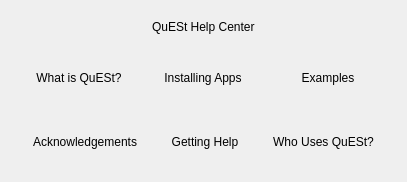
       <widget class="QWidget" name="quest_help_home">
        <layout class="QVBoxLayout" name="verticalLayout_2">
         <item>
          <layout class="QGridLayout" name="gridLayout_2">
           <item row="2" column="0">
            <widget class="QFrame" name="frame">
             <property name="sizePolicy">
              <sizepolicy hsizetype="Preferred" vsizetype="MinimumExpanding">
               <horstretch>0</horstretch>
               <verstretch>0</verstretch>
              </sizepolicy>
             </property>
             <property name="frameShape">
              <enum>QFrame::NoFrame</enum>
             </property>
             <property name="frameShadow">
              <enum>QFrame::Raised</enum>
             </property>
             <layout class="QHBoxLayout" name="horizontalLayout_2">
              <item alignment="Qt::AlignHCenter">
               <widget class="QFrame" name="frame_4">
                <property name="styleSheet">
                 <string notr="true"/>
                </property>
                <property name="frameShape">
                 <enum>QFrame::NoFrame</enum>
                </property>
                <property name="frameShadow">
                 <enum>QFrame::Raised</enum>
                </property>
                <layout class="QVBoxLayout" name="verticalLayout_9">
                 <item>
                  <widget class="QPushButton" name="ack_push">
                   <property name="styleSheet">
                    <string notr="true">font: 600 18pt &quot;Segoe UI&quot;;</string>
                   </property>
                   <property name="text">
                    <string>Acknowledgements</string>
                   </property>
                   <property name="flat">
                    <bool>true</bool>
                   </property>
                  </widget>
                 </item>
                </layout>
               </widget>
              </item>
              <item alignment="Qt::AlignHCenter">
               <widget class="QFrame" name="frame_7">
                <property name="styleSheet">
                 <string notr="true"/>
                </property>
                <property name="frameShape">
                 <enum>QFrame::NoFrame</enum>
                </property>
                <property name="frameShadow">
                 <enum>QFrame::Raised</enum>
                </property>
                <layout class="QVBoxLayout" name="verticalLayout_8">
                 <item>
                  <widget class="QPushButton" name="get_push">
                   <property name="styleSheet">
                    <string notr="true">font: 600 18pt &quot;Segoe UI&quot;;</string>
                   </property>
                   <property name="text">
                    <string>Getting Help</string>
                   </property>
                   <property name="flat">
                    <bool>true</bool>
                   </property>
                  </widget>
                 </item>
                </layout>
               </widget>
              </item>
              <item alignment="Qt::AlignHCenter">
               <widget class="QFrame" name="frame_5">
                <property name="styleSheet">
                 <string notr="true"/>
                </property>
                <property name="frameShape">
                 <enum>QFrame::NoFrame</enum>
                </property>
                <property name="frameShadow">
                 <enum>QFrame::Raised</enum>
                </property>
                <layout class="QVBoxLayout" name="verticalLayout_7">
                 <item>
                  <widget class="QPushButton" name="who_push">
                   <property name="styleSheet">
                    <string notr="true">font: 600 18pt &quot;Segoe UI&quot;;</string>
                   </property>
                   <property name="text">
                    <string>Who Uses QuESt?</string>
                   </property>
                   <property name="flat">
                    <bool>true</bool>
                   </property>
                  </widget>
                 </item>
                </layout>
               </widget>
              </item>
             </layout>
            </widget>
           </item>
           <item row="0" column="0" alignment="Qt::AlignHCenter|Qt::AlignVCenter">
            <widget class="QFrame" name="frame_2">
             <property name="sizePolicy">
              <sizepolicy hsizetype="Preferred" vsizetype="Preferred">
               <horstretch>0</horstretch>
               <verstretch>0</verstretch>
              </sizepolicy>
             </property>
             <property name="frameShape">
              <enum>QFrame::NoFrame</enum>
             </property>
             <property name="frameShadow">
              <enum>QFrame::Raised</enum>
             </property>
             <layout class="QVBoxLayout" name="verticalLayout_4">
              <item>
               <widget class="QLabel" name="label_7">
                <property name="styleSheet">
                 <string notr="true">font: 800 26pt &quot;Segoe UI&quot;;</string>
                </property>
                <property name="text">
                 <string>QuESt Help Center</string>
                </property>
               </widget>
              </item>
             </layout>
            </widget>
           </item>
           <item row="1" column="0">
            <widget class="QFrame" name="frame_3">
             <property name="sizePolicy">
              <sizepolicy hsizetype="Preferred" vsizetype="MinimumExpanding">
               <horstretch>0</horstretch>
               <verstretch>0</verstretch>
              </sizepolicy>
             </property>
             <property name="frameShape">
              <enum>QFrame::NoFrame</enum>
             </property>
             <property name="frameShadow">
              <enum>QFrame::Raised</enum>
             </property>
             <layout class="QHBoxLayout" name="horizontalLayout">
              <item alignment="Qt::AlignHCenter">
               <widget class="QFrame" name="frame_6">
                <property name="styleSheet">
                 <string notr="true"/>
                </property>
                <property name="frameShape">
                 <enum>QFrame::NoFrame</enum>
                </property>
                <property name="frameShadow">
                 <enum>QFrame::Raised</enum>
                </property>
                <layout class="QVBoxLayout" name="verticalLayout_5">
                 <item>
                  <widget class="QPushButton" name="what_push">
                   <property name="styleSheet">
                    <string notr="true">
font: 600 18pt &quot;Segoe UI&quot;;</string>
                   </property>
                   <property name="text">
                    <string>What is QuESt?</string>
                   </property>
                   <property name="flat">
                    <bool>true</bool>
                   </property>
                  </widget>
                 </item>
                </layout>
               </widget>
              </item>
              <item alignment="Qt::AlignHCenter">
               <widget class="QFrame" name="frame_8">
                <property name="styleSheet">
                 <string notr="true"/>
                </property>
                <property name="frameShape">
                 <enum>QFrame::NoFrame</enum>
                </property>
                <property name="frameShadow">
                 <enum>QFrame::Raised</enum>
                </property>
                <layout class="QVBoxLayout" name="verticalLayout_6">
                 <item>
                  <widget class="QPushButton" name="inst_push">
                   <property name="styleSheet">
                    <string notr="true">font: 600 18pt &quot;Segoe UI&quot;;</string>
                   </property>
                   <property name="text">
                    <string>Installing Apps</string>
                   </property>
                   <property name="flat">
                    <bool>true</bool>
                   </property>
                  </widget>
                 </item>
                </layout>
               </widget>
              </item>
              <item alignment="Qt::AlignHCenter">
               <widget class="QFrame" name="frame_9">
                <property name="styleSheet">
                 <string notr="true"/>
                </property>
                <property name="frameShape">
                 <enum>QFrame::NoFrame</enum>
                </property>
                <property name="frameShadow">
                 <enum>QFrame::Raised</enum>
                </property>
                <layout class="QVBoxLayout" name="verticalLayout_3">
                 <item>
                  <widget class="QPushButton" name="doc_push">
                   <property name="toolTip">
                    <string>&lt;html&gt;&lt;head/&gt;&lt;body&gt;&lt;p&gt;&lt;span style=&quot; font-size:9pt; font-weight:400;&quot;&gt;Under Construction&lt;/span&gt;&lt;/p&gt;&lt;/body&gt;&lt;/html&gt;</string>
                   </property>
                   <property name="styleSheet">
                    <string notr="true">font: 600 18pt &quot;Segoe UI&quot;;</string>
                   </property>
                   <property name="text">
                    <string>Examples</string>
                   </property>
                   <property name="flat">
                    <bool>true</bool>
                   </property>
                  </widget>
                 </item>
                </layout>
               </widget>
              </item>
             </layout>
            </widget>
           </item>
          </layout>
         </item>
        </layout>
       </widget>
